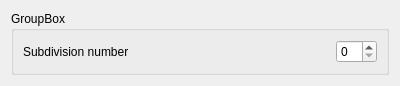
<?xml version="1.0" encoding="UTF-8"?>
<ui version="4.0">
 <class>Form</class>
 <widget class="QWidget" name="Form">
  <property name="geometry">
   <rect>
    <x>0</x>
    <y>0</y>
    <width>400</width>
    <height>69</height>
   </rect>
  </property>
  <property name="windowTitle">
   <string>Form</string>
  </property>
  <layout class="QVBoxLayout" name="verticalLayout">
   <item>
    <widget class="QGroupBox" name="groupBox">
     <property name="title">
      <string>GroupBox</string>
     </property>
     <layout class="QHBoxLayout" name="horizontalLayout">
      <item>
       <widget class="QLabel" name="label">
        <property name="text">
         <string>Subdivision number</string>
        </property>
       </widget>
      </item>
      <item>
       <spacer name="horizontalSpacer">
        <property name="orientation">
         <enum>Qt::Horizontal</enum>
        </property>
        <property name="sizeHint" stdset="0">
         <size>
          <width>40</width>
          <height>20</height>
         </size>
        </property>
       </spacer>
      </item>
      <item>
       <widget class="QSpinBox" name="spinBoxSubdivisionNumber"/>
      </item>
     </layout>
    </widget>
   </item>
  </layout>
 </widget>
 <resources/>
 <connections/>
</ui>
